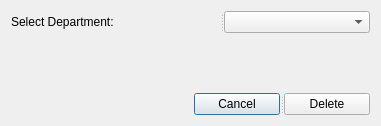
<?xml version="1.0" encoding="UTF-8"?>
<ui version="4.0">
 <class>Delete</class>
 <widget class="QDialog" name="Delete">
  <property name="geometry">
   <rect>
    <x>0</x>
    <y>0</y>
    <width>379</width>
    <height>126</height>
   </rect>
  </property>
  <property name="windowTitle">
   <string>Dialog</string>
  </property>
  <layout class="QGridLayout" name="gridLayout_2">
   <item row="0" column="0">
    <layout class="QGridLayout" name="gridLayout">
     <item row="1" column="0" colspan="2">
      <spacer name="verticalSpacer">
       <property name="orientation">
        <enum>Qt::Vertical</enum>
       </property>
       <property name="sizeHint" stdset="0">
        <size>
         <width>359</width>
         <height>48</height>
        </size>
       </property>
      </spacer>
     </item>
     <item row="2" column="0">
      <spacer name="buttonspacer">
       <property name="orientation">
        <enum>Qt::Horizontal</enum>
       </property>
       <property name="sizeHint" stdset="0">
        <size>
         <width>174</width>
         <height>21</height>
        </size>
       </property>
      </spacer>
     </item>
     <item row="2" column="1">
      <widget class="QSplitter" name="buttonSpliter">
       <property name="orientation">
        <enum>Qt::Horizontal</enum>
       </property>
       <widget class="QPushButton" name="cancelbtn">
        <property name="text">
         <string>Cancel</string>
        </property>
       </widget>
       <widget class="QPushButton" name="deletebtn">
        <property name="text">
         <string>Delete</string>
        </property>
       </widget>
      </widget>
     </item>
     <item row="0" column="0" colspan="2">
      <widget class="QSplitter" name="selectsplitter">
       <property name="orientation">
        <enum>Qt::Horizontal</enum>
       </property>
       <widget class="QLabel" name="deplabel">
        <property name="text">
         <string>Select Department:</string>
        </property>
       </widget>
       <widget class="QComboBox" name="deplist"/>
      </widget>
     </item>
    </layout>
   </item>
  </layout>
 </widget>
 <resources/>
 <connections/>
</ui>
